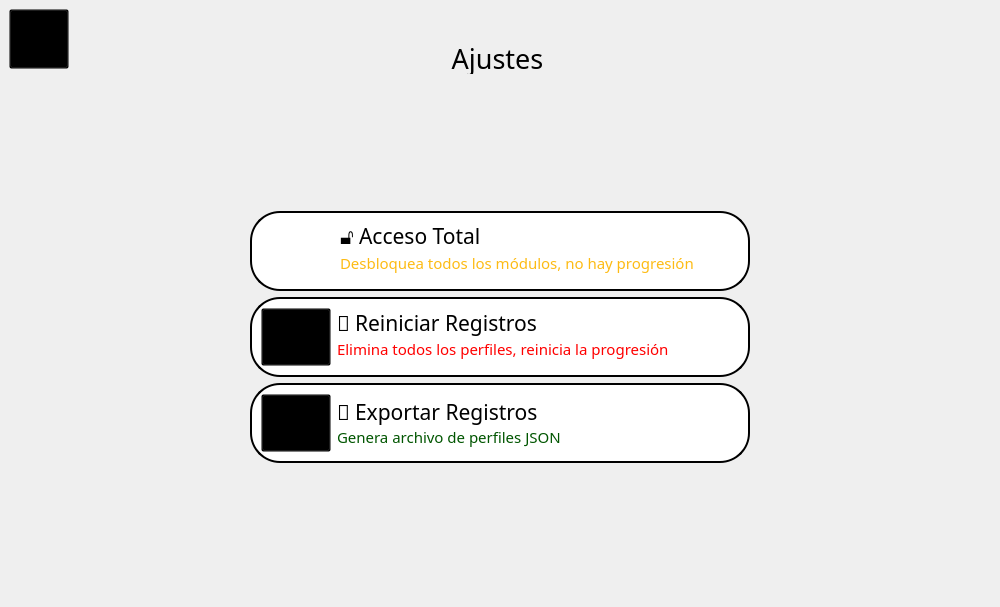
<?xml version="1.0" encoding="UTF-8"?>
<ui version="4.0">
 <class>configuracion</class>
 <widget class="QWidget" name="configuracion">
  <property name="geometry">
   <rect>
    <x>0</x>
    <y>0</y>
    <width>1000</width>
    <height>607</height>
   </rect>
  </property>
  <property name="font">
   <font>
    <family>Segoe Print</family>
   </font>
  </property>
  <property name="windowTitle">
   <string>Form</string>
  </property>
  <property name="styleSheet">
   <string notr="true"/>
  </property>
  <widget class="QFrame" name="frame4">
   <property name="geometry">
    <rect>
     <x>250</x>
     <y>383</y>
     <width>500</width>
     <height>80</height>
    </rect>
   </property>
   <property name="minimumSize">
    <size>
     <width>500</width>
     <height>80</height>
    </size>
   </property>
   <property name="maximumSize">
    <size>
     <width>500</width>
     <height>80</height>
    </size>
   </property>
   <property name="styleSheet">
    <string notr="true">QFrame#frame4
 {
    border: 2px solid black;
	border-radius: 30px;
	background-color: white;
}</string>
   </property>
   <property name="frameShape">
    <enum>QFrame::StyledPanel</enum>
   </property>
   <property name="frameShadow">
    <enum>QFrame::Raised</enum>
   </property>
   <layout class="QGridLayout" name="gridLayout_3">
    <item row="0" column="0">
     <widget class="QPushButton" name="pushButton_2">
      <property name="maximumSize">
       <size>
        <width>70</width>
        <height>70</height>
       </size>
      </property>
      <property name="font">
       <font>
        <pointsize>16</pointsize>
       </font>
      </property>
      <property name="styleSheet">
       <string notr="true">QPushButton#pushButton_2{
image: url(:/buttons/buttons/upload.png);
background: transparent;
}
QPushButton#pushButton_2:hover{
	image: url(:/buttons/buttons/uploadH.png);
}
QPushButton#pushButton_2:pressed{
	image: url(:/buttons/buttons/uploadP.png);
}</string>
      </property>
      <property name="text">
       <string/>
      </property>
     </widget>
    </item>
    <item row="0" column="1">
     <widget class="QLabel" name="label_5">
      <property name="font">
       <font>
        <family>Sitka</family>
        <pointsize>12</pointsize>
       </font>
      </property>
      <property name="text">
       <string>&lt;html&gt;&lt;head/&gt;&lt;body&gt;&lt;p&gt;&lt;span style=&quot; font-size:16pt; color:#000000;&quot;&gt;📜 Exportar Registros&lt;br/&gt;&lt;/span&gt;&lt;span style=&quot; font-size:11pt; color:#005500;&quot;&gt;Genera archivo de perfiles JSON&lt;/span&gt;&lt;/p&gt;&lt;/body&gt;&lt;/html&gt;</string>
      </property>
     </widget>
    </item>
   </layout>
  </widget>
  <widget class="QPushButton" name="configBToMain">
   <property name="geometry">
    <rect>
     <x>9</x>
     <y>9</y>
     <width>60</width>
     <height>60</height>
    </rect>
   </property>
   <property name="minimumSize">
    <size>
     <width>60</width>
     <height>60</height>
    </size>
   </property>
   <property name="maximumSize">
    <size>
     <width>60</width>
     <height>60</height>
    </size>
   </property>
   <property name="font">
    <font>
     <family>Segoe Print</family>
     <pointsize>16</pointsize>
    </font>
   </property>
   <property name="styleSheet">
    <string notr="true">QPushButton#configBToMain{
image: url(:/buttons/buttons/home.png);
background: transparent;
}
QPushButton#configBToMain:hover{
	image: url(:/buttons/buttons/homeH.png);
}
QPushButton#configBToMain:pressed{
	image: url(:/buttons/buttons/homeP.png);
}</string>
   </property>
   <property name="text">
    <string/>
   </property>
  </widget>
  <widget class="QFrame" name="frame2">
   <property name="geometry">
    <rect>
     <x>250</x>
     <y>211</y>
     <width>500</width>
     <height>80</height>
    </rect>
   </property>
   <property name="minimumSize">
    <size>
     <width>500</width>
     <height>80</height>
    </size>
   </property>
   <property name="maximumSize">
    <size>
     <width>500</width>
     <height>80</height>
    </size>
   </property>
   <property name="styleSheet">
    <string notr="true">QFrame#frame2
 {
    border: 2px solid black;
    border-radius: 30px;
	background-color: white;
}</string>
   </property>
   <property name="frameShape">
    <enum>QFrame::StyledPanel</enum>
   </property>
   <property name="frameShadow">
    <enum>QFrame::Raised</enum>
   </property>
   <widget class="QLabel" name="label_3">
    <property name="geometry">
     <rect>
      <x>90</x>
      <y>10</y>
      <width>357</width>
      <height>52</height>
     </rect>
    </property>
    <property name="font">
     <font>
      <family>Sitka</family>
      <pointsize>12</pointsize>
     </font>
    </property>
    <property name="text">
     <string>&lt;html&gt;&lt;head/&gt;&lt;body&gt;&lt;p&gt;&lt;span style=&quot; font-size:16pt; color:#000000;&quot;&gt;🔓 Acceso Total&lt;br/&gt;&lt;/span&gt;&lt;span style=&quot; font-size:11pt; color:#fdbb14;&quot;&gt;Desbloquea todos los módulos, no hay progresión&lt;/span&gt;&lt;/p&gt;&lt;/body&gt;&lt;/html&gt;</string>
    </property>
   </widget>
   <widget class="Switch" name="switchT2" native="true">
    <property name="geometry">
     <rect>
      <x>20</x>
      <y>20</y>
      <width>61</width>
      <height>41</height>
     </rect>
    </property>
    <property name="maximumSize">
     <size>
      <width>70</width>
      <height>70</height>
     </size>
    </property>
   </widget>
  </widget>
  <widget class="QLabel" name="label">
   <property name="geometry">
    <rect>
     <x>450</x>
     <y>40</y>
     <width>95</width>
     <height>34</height>
    </rect>
   </property>
   <property name="font">
    <font>
     <family>Sitka</family>
     <pointsize>14</pointsize>
    </font>
   </property>
   <property name="text">
    <string>&lt;html&gt;&lt;head/&gt;&lt;body&gt;&lt;p align=&quot;center&quot;&gt;&lt;span style=&quot; font-size:20pt;&quot;&gt;Ajustes&lt;/span&gt;&lt;/p&gt;&lt;/body&gt;&lt;/html&gt;</string>
   </property>
  </widget>
  <widget class="QFrame" name="frame3">
   <property name="geometry">
    <rect>
     <x>250</x>
     <y>297</y>
     <width>500</width>
     <height>80</height>
    </rect>
   </property>
   <property name="minimumSize">
    <size>
     <width>500</width>
     <height>80</height>
    </size>
   </property>
   <property name="maximumSize">
    <size>
     <width>500</width>
     <height>80</height>
    </size>
   </property>
   <property name="styleSheet">
    <string notr="true">QFrame#frame3
 {
    border: 2px solid black;
    border-radius: 30px;
	background-color: white;
}</string>
   </property>
   <property name="frameShape">
    <enum>QFrame::StyledPanel</enum>
   </property>
   <property name="frameShadow">
    <enum>QFrame::Raised</enum>
   </property>
   <layout class="QGridLayout" name="gridLayout_2">
    <item row="0" column="1">
     <widget class="QLabel" name="label_4">
      <property name="font">
       <font>
        <family>Sitka</family>
        <pointsize>12</pointsize>
       </font>
      </property>
      <property name="text">
       <string>&lt;html&gt;&lt;head/&gt;&lt;body&gt;&lt;p&gt;&lt;span style=&quot; font-size:16pt; color:#000000;&quot;&gt;📜 Reiniciar Registros&lt;br/&gt;&lt;/span&gt;&lt;span style=&quot; font-size:11pt; color:#ff0000;&quot;&gt;Elimina todos los perfiles, reinicia la progresión&lt;/span&gt;&lt;br/&gt;&lt;/p&gt;&lt;/body&gt;&lt;/html&gt;</string>
      </property>
     </widget>
    </item>
    <item row="0" column="0">
     <widget class="QPushButton" name="pushButton">
      <property name="maximumSize">
       <size>
        <width>70</width>
        <height>70</height>
       </size>
      </property>
      <property name="font">
       <font>
        <pointsize>16</pointsize>
       </font>
      </property>
      <property name="styleSheet">
       <string notr="true">QPushButton#pushButton{
image: url(:/buttons/buttons/restart.png);
background: transparent;
}
QPushButton#pushButton:hover{
	image: url(:/buttons/buttons/restartH.png);
}
QPushButton#pushButton:pressed{
	image: url(:/buttons/buttons/restartP.png);
}</string>
      </property>
      <property name="text">
       <string/>
      </property>
     </widget>
    </item>
   </layout>
  </widget>
 </widget>
 <customwidgets>
  <customwidget>
   <class>Switch</class>
   <extends>QWidget</extends>
   <header>switch.h</header>
   <container>1</container>
  </customwidget>
 </customwidgets>
 <resources/>
 <connections/>
</ui>
